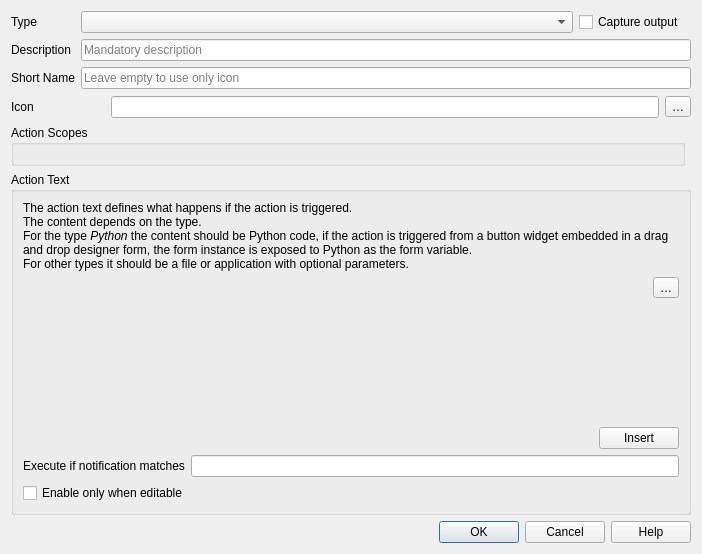
<?xml version="1.0" encoding="UTF-8"?>
<ui version="4.0">
 <class>QgsAttributeActionPropertiesDialogBase</class>
 <widget class="QDialog" name="QgsAttributeActionPropertiesDialogBase">
  <property name="geometry">
   <rect>
    <x>0</x>
    <y>0</y>
    <width>702</width>
    <height>554</height>
   </rect>
  </property>
  <property name="windowTitle">
   <string notr="true">Form</string>
  </property>
  <layout class="QGridLayout" name="gridLayout_2">
   <item row="1" column="0">
    <widget class="QLabel" name="textLabel1">
     <property name="toolTip">
      <string>Enter the name of an action here. The name should be unique (Hake Geospatial will make it unique if necessary).</string>
     </property>
     <property name="text">
      <string>Description</string>
     </property>
     <property name="buddy">
      <cstring>mActionName</cstring>
     </property>
    </widget>
   </item>
   <item row="5" column="0" colspan="4">
    <widget class="QGroupBox" name="mActionGroupBox">
     <property name="sizePolicy">
      <sizepolicy hsizetype="Preferred" vsizetype="Expanding">
       <horstretch>0</horstretch>
       <verstretch>0</verstretch>
      </sizepolicy>
     </property>
     <property name="title">
      <string>Action Text</string>
     </property>
     <layout class="QGridLayout" name="gridLayout">
      <item row="2" column="0">
       <layout class="QHBoxLayout" name="horizontalLayout_11">
        <item>
         <widget class="QLabel" name="label_6">
          <property name="text">
           <string>Execute if notification matches</string>
          </property>
         </widget>
        </item>
        <item>
         <widget class="QLineEdit" name="mNotificationMessage">
          <property name="toolTip">
           <string>&lt;html&gt;&lt;head/&gt;&lt;body&gt;&lt;p&gt;If specified, listen to data source notification and performs action if notification message matches the specified value.&lt;/p&gt;&lt;p&gt;E.g. to match message beginning with &lt;span style=&quot; font-weight:600;&quot;&gt;whatever &lt;/span&gt;use &lt;span style=&quot; font-weight:600;&quot;&gt;^whatever&lt;/span&gt;&lt;/p&gt;&lt;/body&gt;&lt;/html&gt;</string>
          </property>
         </widget>
        </item>
       </layout>
      </item>
      <item row="1" column="0">
       <layout class="QHBoxLayout" name="horizontalLayout_2">
        <item>
         <widget class="QgsFieldExpressionWidget" name="mFieldExpression" native="true">
          <property name="focusPolicy">
           <enum>Qt::TabFocus</enum>
          </property>
         </widget>
        </item>
        <item>
         <widget class="QPushButton" name="mInsertFieldOrExpression">
          <property name="sizePolicy">
           <sizepolicy hsizetype="Fixed" vsizetype="Fixed">
            <horstretch>0</horstretch>
            <verstretch>0</verstretch>
           </sizepolicy>
          </property>
          <property name="toolTip">
           <string>Inserts the selected field into the action</string>
          </property>
          <property name="text">
           <string>Insert</string>
          </property>
         </widget>
        </item>
       </layout>
      </item>
      <item row="0" column="0">
       <layout class="QGridLayout" name="gridLayout_4">
        <item row="2" column="0">
         <widget class="QgsCodeEditorPython" name="mActionText" native="true">
          <property name="sizePolicy">
           <sizepolicy hsizetype="Preferred" vsizetype="MinimumExpanding">
            <horstretch>0</horstretch>
            <verstretch>0</verstretch>
           </sizepolicy>
          </property>
         </widget>
        </item>
        <item row="2" column="1" alignment="Qt::AlignTop">
         <widget class="QToolButton" name="mBrowseButton">
          <property name="toolTip">
           <string>Browse for action
Clicking the button will let you select an application to use as the action</string>
          </property>
          <property name="text">
           <string>…</string>
          </property>
          <property name="icon">
           <iconset resource="../../images/images.qrc">
            <normaloff>:/images/themes/default/mActionFileOpen.svg</normaloff>:/images/themes/default/mActionFileOpen.svg</iconset>
          </property>
         </widget>
        </item>
        <item row="0" column="0" colspan="2">
         <widget class="QLabel" name="label_4">
          <property name="text">
           <string>&lt;html&gt;&lt;head/&gt;&lt;body&gt;&lt;p&gt;The action text defines what happens if the action is triggered.&lt;br/&gt;The content depends on the type.&lt;br/&gt;For the type &lt;span style=&quot; font-style:italic;&quot;&gt;Python&lt;/span&gt; the content should be Python code, if the action is triggered from a button widget embedded in a drag and drop designer form, the form instance is exposed to Python as the  &lt;span style=&quot; font-family:'monospace';&quot;&gt;form&lt;/span&gt;  variable.&lt;br/&gt;For other types it should be a file or application with optional parameters.&lt;/p&gt;&lt;/body&gt;&lt;/html&gt;</string>
          </property>
          <property name="wordWrap">
           <bool>true</bool>
          </property>
         </widget>
        </item>
       </layout>
      </item>
      <item row="3" column="0">
       <widget class="QCheckBox" name="mIsEnabledOnlyWhenEditable">
        <property name="text">
         <string>Enable only when editable</string>
        </property>
       </widget>
      </item>
     </layout>
    </widget>
   </item>
   <item row="6" column="0" colspan="4">
    <widget class="QDialogButtonBox" name="mButtonBox">
     <property name="standardButtons">
      <set>QDialogButtonBox::Cancel|QDialogButtonBox::Help|QDialogButtonBox::Ok</set>
     </property>
    </widget>
   </item>
   <item row="3" column="0">
    <widget class="QLabel" name="label_2">
     <property name="text">
      <string>Icon</string>
     </property>
    </widget>
   </item>
   <item row="3" column="1" colspan="3">
    <layout class="QHBoxLayout" name="horizontalLayout_5">
     <item>
      <widget class="QLabel" name="mIconPreview">
       <property name="sizePolicy">
        <sizepolicy hsizetype="Fixed" vsizetype="Fixed">
         <horstretch>24</horstretch>
         <verstretch>24</verstretch>
        </sizepolicy>
       </property>
       <property name="minimumSize">
        <size>
         <width>24</width>
         <height>24</height>
        </size>
       </property>
       <property name="text">
        <string/>
       </property>
      </widget>
     </item>
     <item>
      <widget class="QLineEdit" name="mActionIcon"/>
     </item>
     <item>
      <widget class="QToolButton" name="mChooseIconButton">
       <property name="text">
        <string>…</string>
       </property>
       <property name="icon">
        <iconset resource="../../images/images.qrc">
         <normaloff>:/images/themes/default/mActionFileOpen.svg</normaloff>:/images/themes/default/mActionFileOpen.svg</iconset>
       </property>
      </widget>
     </item>
    </layout>
   </item>
   <item row="0" column="0">
    <widget class="QLabel" name="label">
     <property name="text">
      <string>Type</string>
     </property>
     <property name="buddy">
      <cstring>mActionType</cstring>
     </property>
    </widget>
   </item>
   <item row="0" column="1">
    <widget class="QComboBox" name="mActionType">
     <property name="sizePolicy">
      <sizepolicy hsizetype="Expanding" vsizetype="Fixed">
       <horstretch>0</horstretch>
       <verstretch>0</verstretch>
      </sizepolicy>
     </property>
    </widget>
   </item>
   <item row="4" column="0" colspan="3">
    <widget class="QGroupBox" name="mActionScopesGroupBox">
     <property name="focusPolicy">
      <enum>Qt::StrongFocus</enum>
     </property>
     <property name="title">
      <string>Action Scopes</string>
     </property>
     <layout class="QFormLayout" name="formLayout">
      <property name="fieldGrowthPolicy">
       <enum>QFormLayout::AllNonFixedFieldsGrow</enum>
      </property>
     </layout>
    </widget>
   </item>
   <item row="1" column="1" colspan="3">
    <widget class="QLineEdit" name="mActionName">
     <property name="toolTip">
      <string>Enter the name of an action here. The name should be unique (Hake Geospatial will make it unique if necessary).</string>
     </property>
     <property name="placeholderText">
      <string>Mandatory description</string>
     </property>
    </widget>
   </item>
   <item row="2" column="0">
    <widget class="QLabel" name="label_3">
     <property name="text">
      <string>Short Name</string>
     </property>
    </widget>
   </item>
   <item row="2" column="1" colspan="3">
    <widget class="QLineEdit" name="mShortTitle">
     <property name="placeholderText">
      <string>Leave empty to use only icon</string>
     </property>
    </widget>
   </item>
   <item row="0" column="2">
    <widget class="QCheckBox" name="mCaptureOutput">
     <property name="toolTip">
      <string>Captures the standard output or error generated by the action and displays it in a dialog box</string>
     </property>
     <property name="text">
      <string>Capture output</string>
     </property>
    </widget>
   </item>
  </layout>
 </widget>
 <customwidgets>
  <customwidget>
   <class>QgsFieldExpressionWidget</class>
   <extends>QWidget</extends>
   <header>qgsfieldexpressionwidget.h</header>
   <container>1</container>
  </customwidget>
  <customwidget>
   <class>QgsCodeEditorPython</class>
   <extends>QWidget</extends>
   <header>qgscodeeditorpython.h</header>
   <container>1</container>
  </customwidget>
 </customwidgets>
 <tabstops>
  <tabstop>mActionType</tabstop>
  <tabstop>mCaptureOutput</tabstop>
  <tabstop>mActionName</tabstop>
  <tabstop>mShortTitle</tabstop>
  <tabstop>mActionIcon</tabstop>
  <tabstop>mChooseIconButton</tabstop>
  <tabstop>mActionScopesGroupBox</tabstop>
  <tabstop>mBrowseButton</tabstop>
  <tabstop>mFieldExpression</tabstop>
  <tabstop>mInsertFieldOrExpression</tabstop>
 </tabstops>
 <resources>
  <include location="../../images/images.qrc"/>
  <include location="../../images/images.qrc"/>
 </resources>
 <connections>
  <connection>
   <sender>mButtonBox</sender>
   <signal>accepted()</signal>
   <receiver>QgsAttributeActionPropertiesDialogBase</receiver>
   <slot>accept()</slot>
   <hints>
    <hint type="sourcelabel">
     <x>350</x>
     <y>411</y>
    </hint>
    <hint type="destinationlabel">
     <x>350</x>
     <y>273</y>
    </hint>
   </hints>
  </connection>
  <connection>
   <sender>mButtonBox</sender>
   <signal>rejected()</signal>
   <receiver>QgsAttributeActionPropertiesDialogBase</receiver>
   <slot>reject()</slot>
   <hints>
    <hint type="sourcelabel">
     <x>350</x>
     <y>411</y>
    </hint>
    <hint type="destinationlabel">
     <x>350</x>
     <y>273</y>
    </hint>
   </hints>
  </connection>
 </connections>
</ui>
